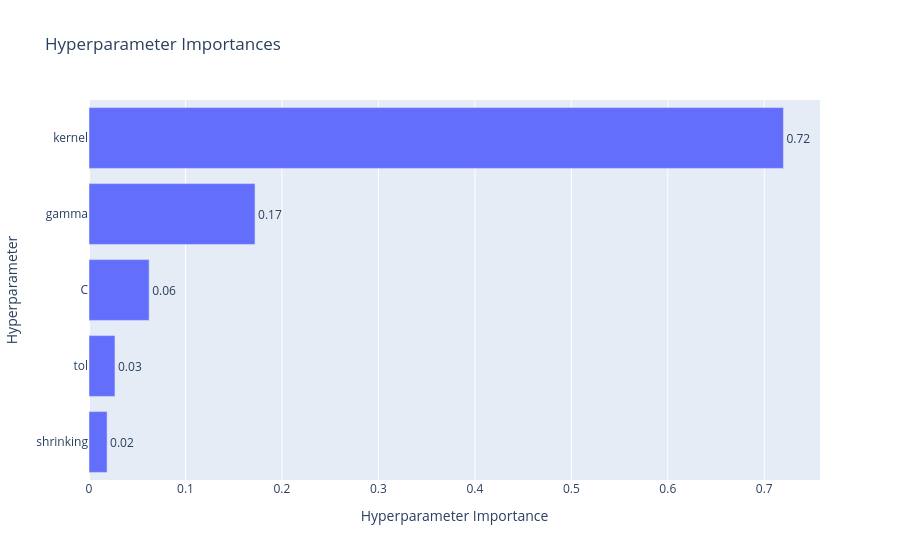
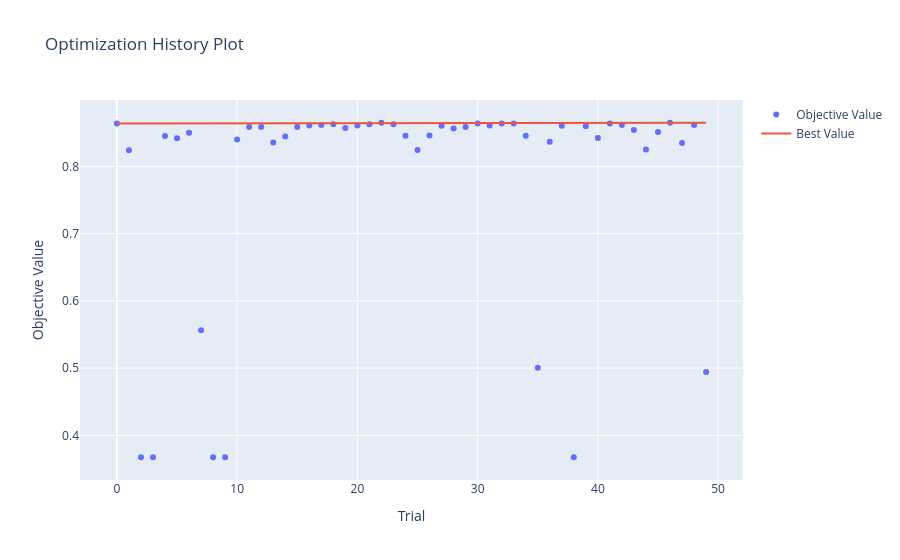

Notebook code cell kept with these figures, in order:
### Code cell
fig = optuna.visualization.plot_param_importances(study)
fig.show()

fig = optuna.visualization.plot_optimization_history(study)
fig.show()

### Figure 1 — Plotly figure (JSON) as saved in the notebook; plotly's stock layout.template omitted (floating-point values rounded to 4 significant figures)
{"data": [{"cliponaxis": false, "hovertemplate": ["shrinking (CategoricalDistribution): 0.018736611963330894<extra></extra>", "tol (FloatDistribution): 0.026910594294278414<extra></extra>", "C (FloatDistribution): 0.062334279122617124<extra></extra>", "gamma (CategoricalDistribution): 0.17212498605819057<extra></extra>", "kernel (CategoricalDistribution): 0.7198935285615828<extra></extra>"], "name": "Objective Value", "orientation": "h", "text": ["0.02", "0.03", "0.06", "0.17", "0.72"], "textposition": "outside", "type": "bar", "x": [0.01874, 0.02691, 0.06233, 0.1721, 0.7199], "y": ["shrinking", "tol", "C", "gamma", "kernel"]}], "layout": {"title": {"text": "Hyperparameter Importances"}, "xaxis": {"title": {"text": "Hyperparameter Importance"}}, "yaxis": {"title": {"text": "Hyperparameter"}}}}

### Figure 2 — Plotly figure (JSON) as saved in the notebook; plotly's stock layout.template omitted (floating-point values rounded to 4 significant figures)
{"data": [{"mode": "markers", "name": "Objective Value", "type": "scatter", "x": [0, 1, 2, 3, 4, 5, 6, 7, 8, 9, 10, 11, 12, 13, 14, 15, 16, 17, 18, 19, 20, 21, 22, 23, 24, 25, 26, 27, 28, 29, 30, 31, 32, 33, 34, 35, 36, 37, 38, 39, 40, 41, 42, 43, 44, 45, 46, 47, 48, 49], "y": [0.8639, 0.824, 0.3674, 0.3674, 0.8454, 0.8418, 0.8502, 0.5565, 0.3674, 0.3674, 0.8402, 0.8586, 0.8586, 0.8357, 0.8445, 0.8585, 0.8607, 0.8618, 0.8628, 0.8573, 0.8607, 0.8629, 0.865, 0.8628, 0.8455, 0.8245, 0.8459, 0.8605, 0.8565, 0.8585, 0.8638, 0.8607, 0.8638, 0.8638, 0.8455, 0.5006, 0.8366, 0.8605, 0.3674, 0.8597, 0.8422, 0.8638, 0.8616, 0.854, 0.8252, 0.8512, 0.8649, 0.8347, 0.8618, 0.494]}, {"mode": "lines", "name": "Best Value", "type": "scatter", "x": [0, 1, 2, 3, 4, 5, 6, 7, 8, 9, 10, 11, 12, 13, 14, 15, 16, 17, 18, 19, 20, 21, 22, 23, 24, 25, 26, 27, 28, 29, 30, 31, 32, 33, 34, 35, 36, 37, 38, 39, 40, 41, 42, 43, 44, 45, 46, 47, 48, 49], "y": [0.8639, 0.8639, 0.8639, 0.8639, 0.8639, 0.8639, 0.8639, 0.8639, 0.8639, 0.8639, 0.8639, 0.8639, 0.8639, 0.8639, 0.8639, 0.8639, 0.8639, 0.8639, 0.8639, 0.8639, 0.8639, 0.8639, 0.865, 0.865, 0.865, 0.865, 0.865, 0.865, 0.865, 0.865, 0.865, 0.865, 0.865, 0.865, 0.865, 0.865, 0.865, 0.865, 0.865, 0.865, 0.865, 0.865, 0.865, 0.865, 0.865, 0.865, 0.865, 0.865, 0.865, 0.865]}, {"marker": {"color": "#cccccc"}, "mode": "markers", "name": "Infeasible Trial", "showlegend": false, "type": "scatter", "x": [], "y": []}], "layout": {"title": {"text": "Optimization History Plot"}, "xaxis": {"title": {"text": "Trial"}}, "yaxis": {"title": {"text": "Objective Value"}}}}
